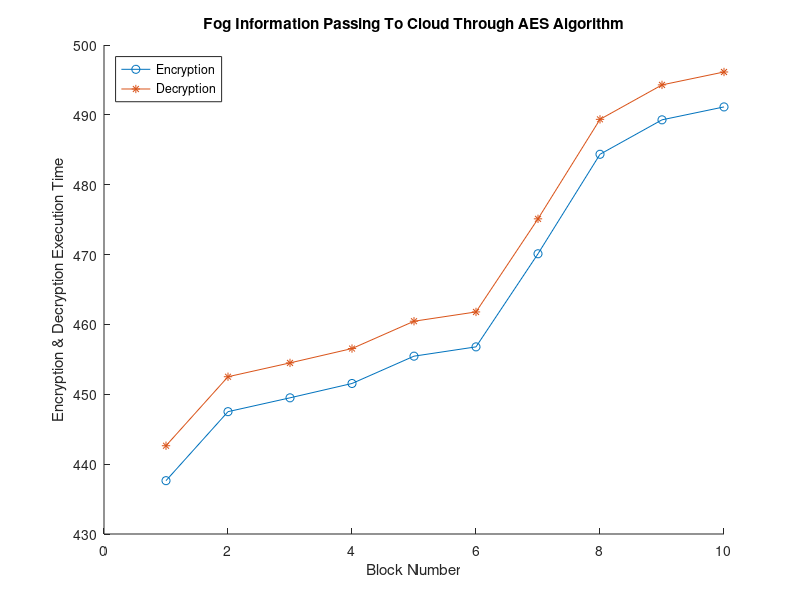

MATLAB code to generate this figure:
clear all;
close all;
clc

A= dlmread("fog_level.csv");
x= A(:,1);
y= A(:,2);

hold on
plot(x,'-o');
plot(y,'-*');
legend('Encryption','Decryption','Location','NorthWest')
xlabel('Block Number'), ylabel('Encryption & Decryption Execution Time')
title('Fog Information Passing To Cloud Through AES Algorithm')

